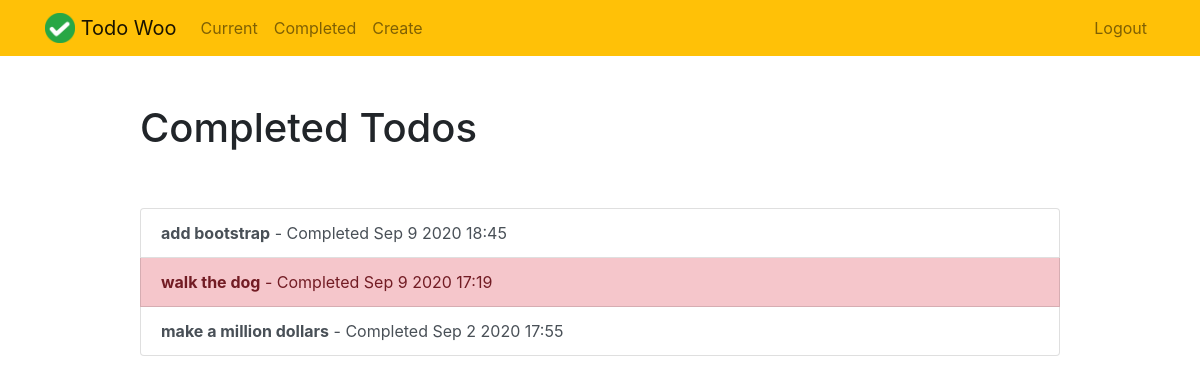
The app's page /completed/ (signed in) with its own data.
### todo/models.py (models this page shows, shortened)
class Todo(models.Model):
    title = models.CharField(max_length=100)
    memo = models.TextField(blank=True)
    created = models.DateTimeField(auto_now_add=True)
    datecompleted = models.DateTimeField(null=True, blank=True)
    important = models.BooleanField(default=False)
    user = models.ForeignKey(User, on_delete=models.CASCADE)

### todo/views.py (the view)
# urls.py: path('completed/', views.completedtodos, name='completedtodos'),
@login_required
def completedtodos(request):
    todos = Todo.objects.filter(user=request.user, datecompleted__isnull=False).order_by('-datecompleted')
    return render(request, 'todo/completedtodos.html', {'todos':todos})

### todo/templates/todo/completedtodos.html
{% extends "todo/base.html" %}
{% block content %}
    <div class="row justify-content-center mt-5">
        <div class="col-md-10">
            <h1>Completed Todos</h1>
        </div>
    </div>
    <div class="row justify-content-center mt-5">
        <div class="col-md-10">
            <div class="list-group">
                {% for todo in todos %}
                    <a href="{% url 'viewtodo' todo.id %}" class="list-group-item list-group-item-action{% if todo.important %} list-group-item-danger{% endif %}"><b>{{ todo.title }}</b> - Completed {{ todo.datecompleted|date:'M j Y H:i' }}</a>
                {% endfor %}
            </div>
        </div>
    </div>
{% endblock %}

### records on screen
Todo: title "add bootstrap", datecompleted "Sep 9 2020 18:45"
Todo: title "walk the dog", datecompleted "Sep 9 2020 17:19"
Todo: title "make a million dollars", datecompleted "Sep 2 2020 17:55"
